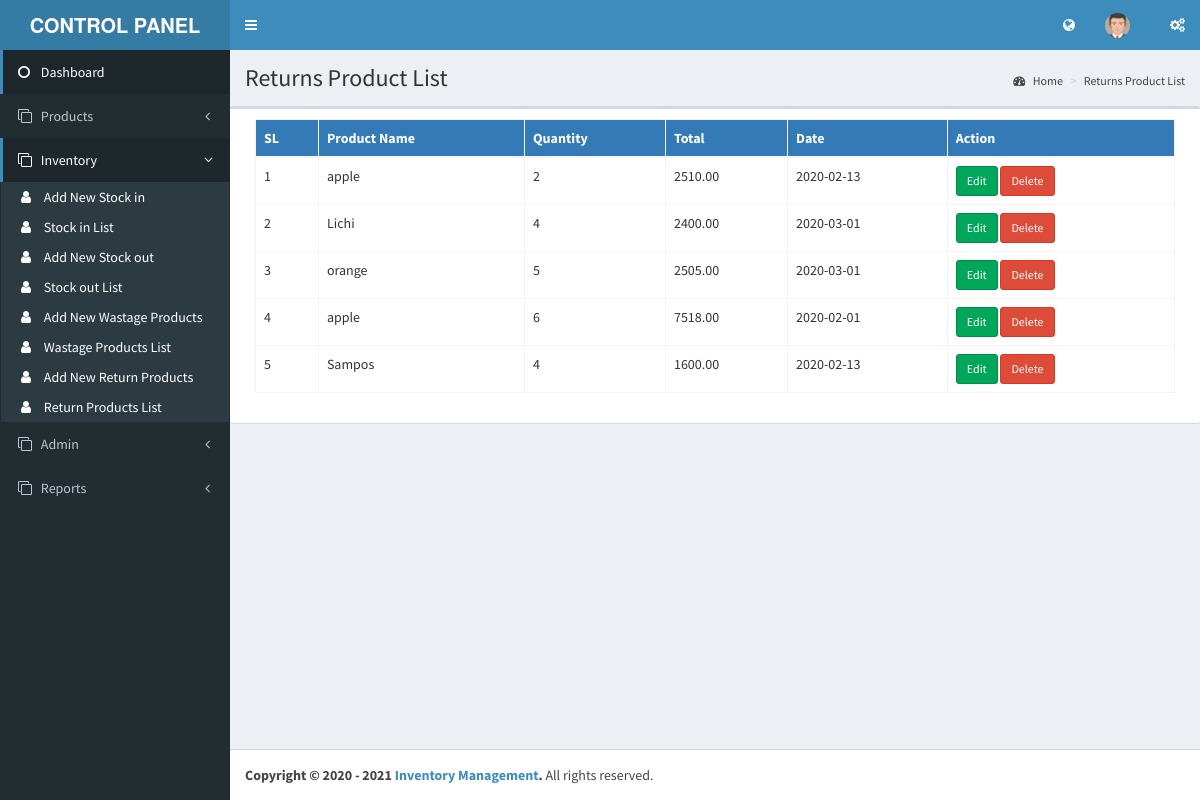
The page /admin/returns_product_list.php (signed in) on the database its author committed.
### tables this page shows
CREATE TABLE `return_table` (
  `id` bigint(20) NOT NULL,
  `productid` bigint(20) NOT NULL,
  `quantity` int(11) NOT NULL,
  `total` decimal(10,2) NOT NULL,
  `date` date NOT NULL
);

CREATE TABLE `products` (
  `id` bigint(20) NOT NULL,
  `name` varchar(255) NOT NULL,
  `price` decimal(10,0) NOT NULL,
  `unit` varchar(255) NOT NULL,
  `photo` varchar(255) NOT NULL
);

### class/Database.php (called while the page is built, shortened)
<?php
class Database
{
	public $db=NULL;
	function __construct()
	{
		$this->db=new PDO('mysql:host=localhost;dbname=php_project','root','');
	}
	public function getData($table,$where)
	{
		$d=$this->db->query('select * from '.$table.' where '.$where);
		return $d;
	}
}

### class/Controller.php (called while the page is built, shortened)
<?php
require('Database.php');
class Controller extends Database
{
public function returns_get_product()
{
	$result=$this->getData('return_table','1 order by id desc');
	return $result;
}
}

### admin/returns_product_list.php (the view, shortened to what this page needs)
<?php
 require('head_c.php');
$data=$obj->returns_get_product();
  ?>
<div class="wrapper">
  <?php
  require('leftMenu.php');
  ?>
  <div class="content-wrapper">
    <section class="content-header">
      <h1>
        Returns Product List
      </h1>
      <ol class="breadcrumb">
        <li><a href="index.php"><i class="fa fa-dashboard"></i> Home</a></li>
        <li><a href="new_product.php">Returns Product List </a></li>
      </ol>
    </section>
    <section class="content">
      <div class="row">
        <div class="box">
          <div class="box-body">
              <div class="col-xs-12 col-md-12">
                <table id="example1" class="table table-bordered">
                  <thead class="bg-primary">
                    <tr>
                      <th>SL</th>
                      <th>Product Name</th>
                      <th>Quantity</th>
                      <th>Total</th>
                      <th>Date</th>
                      <th>Action</th>
                    </tr>
                  </thead>
                  <tbody>
                    <?php
                    $i=0;
                     while ($d=$data->fetch(PDO::FETCH_ASSOC)) {++$i;
                      $p=$obj->getData('products','id='.$d['productid'])->fetch(PDO::FETCH_ASSOC);
                      ?>
                    <tr>
                      <td><?php echo $i ?></td>
                      <td><?php echo $p['name'] ?></td>
                      <td><?php echo $d['quantity'] ?></td>
                      <td><?php echo $d['total'] ?></td>
                      <td><?php echo $d['date'] ?></td>
                      <td>
                        <a href="returns_edit.php?id=<?php echo $d['id']?>" class="btn btn-success btn-sm">Edit</a>
                        <a href="returns_delete.php?id=<?php echo $d['id']?>" class="btn btn-danger btn-sm">Delete</a>
                      </td>
                    </tr>
                    <?php } ?>
                  </tbody>
                </table>
            </div>
        </div>
        </div>
        </div>
        </section>
      </div>
    </div>
    <?php require('footer_c.php');?>

### rows shown on the page
return_table: productid.name "apple", quantity "2", total "2510.00", date "2020-02-13"
return_table: productid.name "Lichi", quantity "4", total "2400.00", date "2020-03-01"
return_table: productid.name "orange", quantity "5", total "2505.00", date "2020-03-01"
return_table: productid.name "apple", quantity "6", total "7518.00", date "2020-02-01"
return_table: productid.name "Sampos", quantity "4", total "1600.00", date "2020-02-13"
